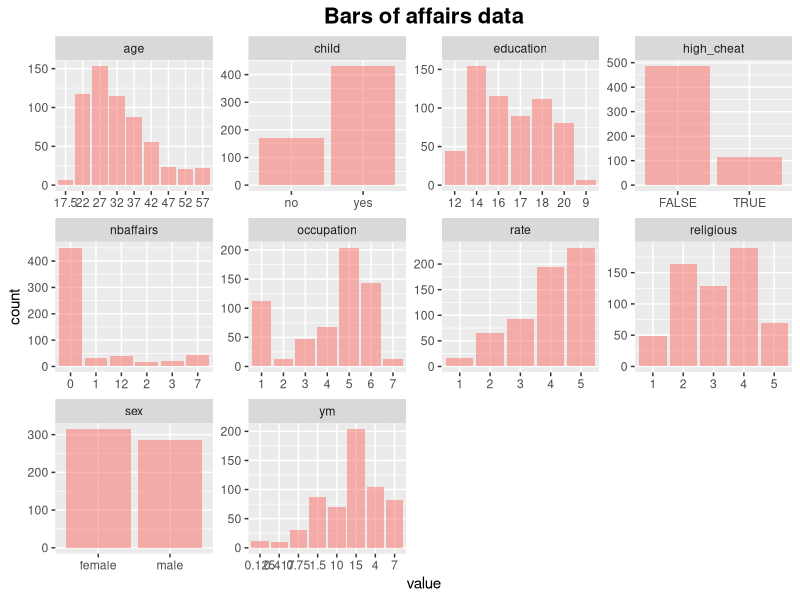
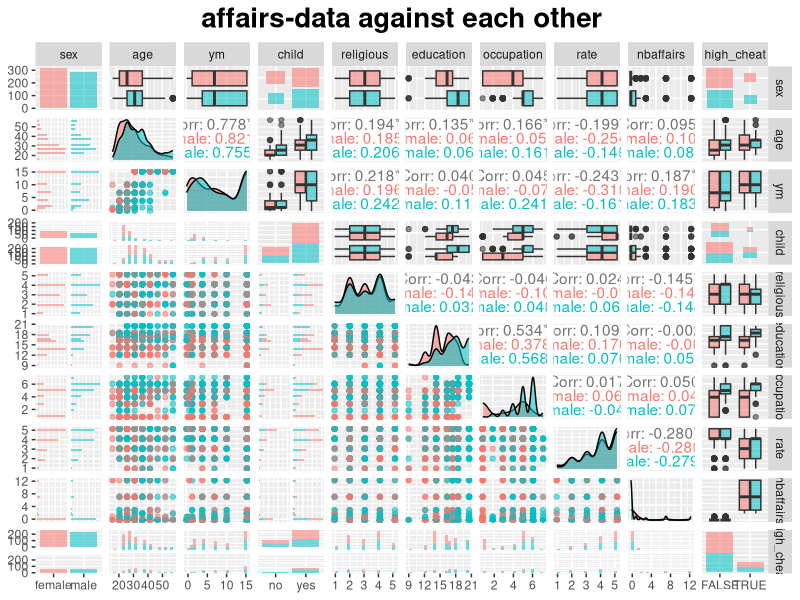

Generate these figures, in order, with R:
## ---- chunk 1
# Access libraries
library(dplyr)
library(ggplot2)
library(GGally)
library(stringr)
library(tidyverse)

# reading data from the wrangles CSV file to table 'affairs'
affairs <- read.table("data/affairs.csv", sep = ";", header = TRUE)

# printing a summary of affairs
summary(affairs)
# n= 601; 315 females, 286 males; mean age: 32.48 years
## ---- chunk 2
# printing a graphical summarization of affairs
gather(affairs) %>% ggplot(aes(value,fill="#99999",alpha=0.3)) + facet_wrap("key", scales = "free") + geom_bar() + ggtitle("Bars of affairs data") +
  theme(plot.title = element_text(hjust = 0.5,size=16,face='bold'),legend.position="none")

ggpairs(affairs, mapping = aes(col = sex, alpha = 0.3), lower = list(combo = wrap("facethist", bins = 20))) +
  ggtitle("affairs-data against each other") +
  theme(plot.title = element_text(hjust = 0.5,size=20,face='bold'))
## ---- chunk 3
# Creating logical column 'high_cheat': TRUE if number of extra-marital relations is more than 1
affairs_ <- mutate(affairs, high_cheat = nbaffairs > 1)

## ---- chunk 4
knitr::opts_chunk$set(echo = TRUE)
